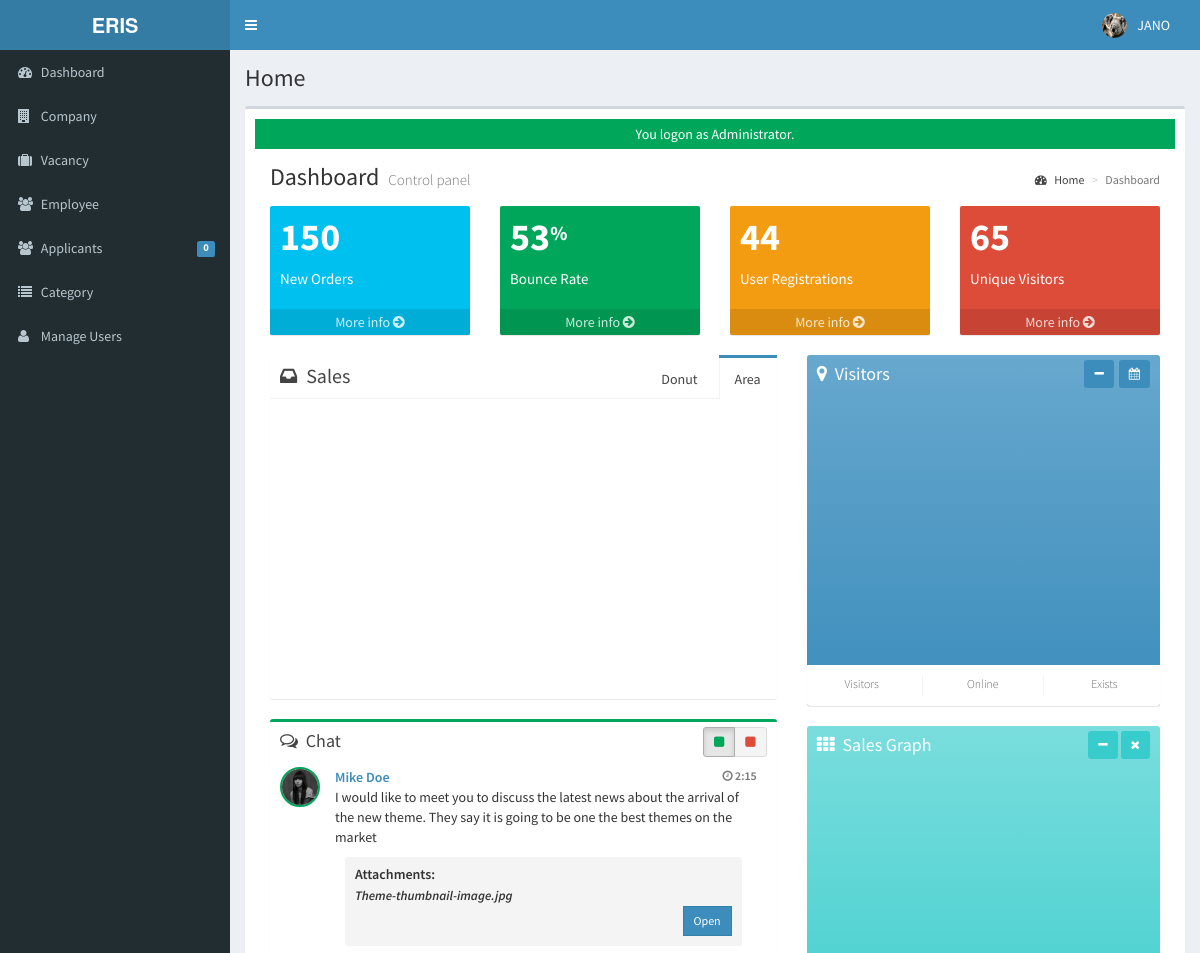
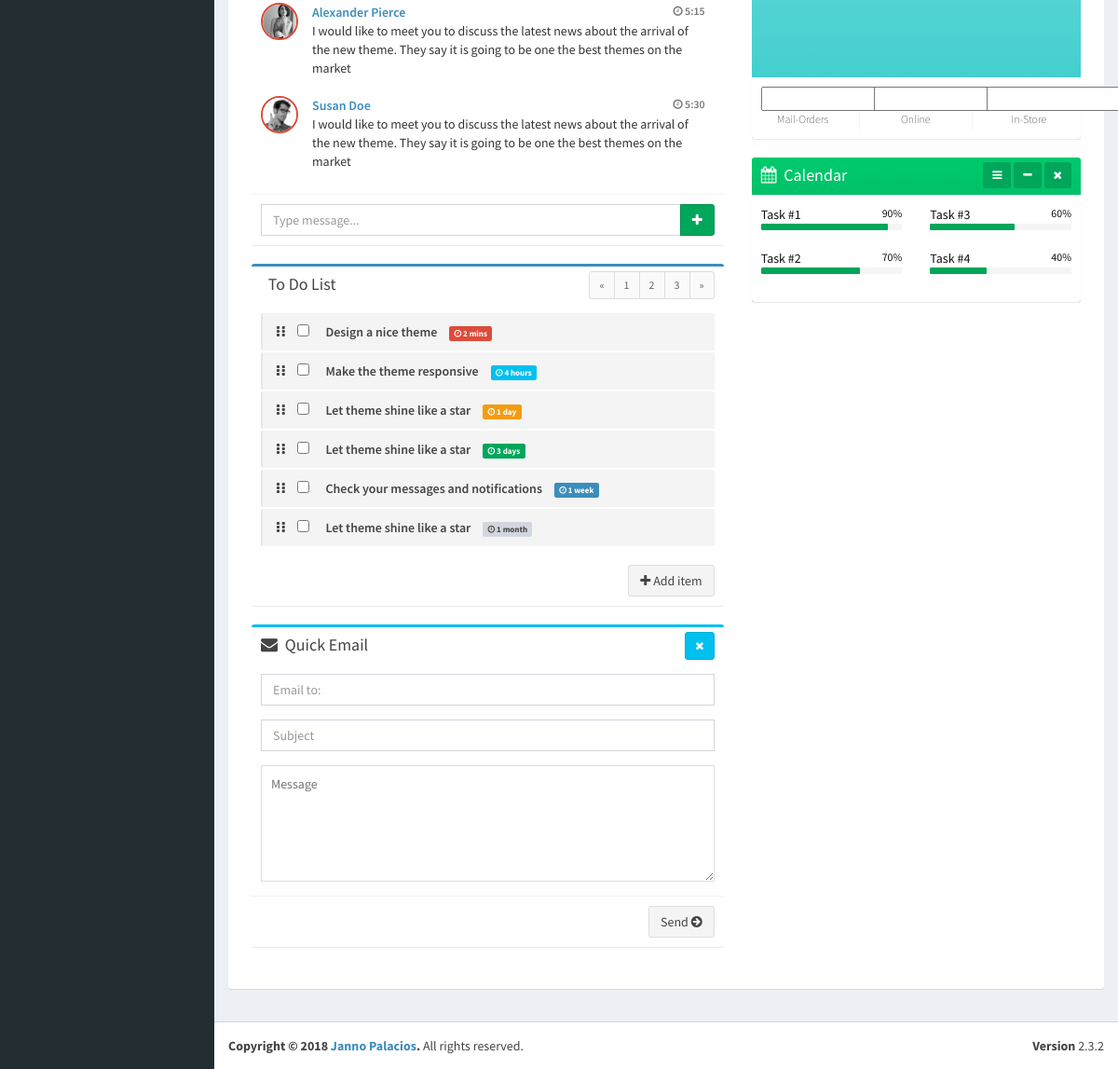
Page /admin/index.php (signed in) on the committed database (2 pictures, top to bottom).
### tables this page shows
CREATE TABLE IF NOT EXISTS `tblusers` (
  `USERID` varchar(30) NOT NULL,
  `FULLNAME` varchar(40) NOT NULL,
  `USERNAME` varchar(90) NOT NULL,
  `PASS` varchar(90) NOT NULL,
  `ROLE` varchar(30) NOT NULL,
  `PICLOCATION` varchar(255) NOT NULL,
  PRIMARY KEY (`USERID`)
);

### admin/index.php (called while the page is built, shortened)
<?php
require_once("../include/initialize.php");
$view = (isset($_GET['page']) && $_GET['page'] != '') ? $_GET['page'] : '';
switch ($view) {
  default :
      $title="Home";
}
require_once("theme/templates.php");
?>

### include/database.php (called while the page is built, shortened)
<?php
class Database {
	var $sql_string = '';
	private $conn;
	public function open_connection() {
		$this->conn = mysqli_connect(server,user,pass);
		if(!$this->conn){
			echo "Problem in database connection! Contact administrator!";
			exit();
		}else{
			$db_select = mysqli_select_db($this->conn,database_name);
		}
	}
	function setQuery($sql='') {
		$this->sql_string=$sql;
	}
	function executeQuery() {
		$result = mysqli_query($this->conn,$this->sql_string);
		return $result;
	}
	private function confirm_query($result) {
		return $result;
	}
	function loadSingleResult() {
		$cur = $this->executeQuery();
		while ($row = mysqli_fetch_object($cur)) {
		return $data = $row;
		}
	}
}
$mydb = new Database();
?>

### include/accounts.php (called while the page is built, shortened)
<?php
require_once(LIB_PATH.DS.'database.php');
class User {
	protected static  $tblname = "tblusers";
	function single_user($id=""){
			global $mydb;
			$mydb->setQuery("SELECT * FROM ".self::$tblname."
				Where USERID= '{$id}' LIMIT 1");
			$cur = $mydb->loadSingleResult();
			return $cur;
	}
}
?>

### include/function.php (called while the page is built, shortened)
<?php
function currentpage(){
		$this_page = $_SERVER['SCRIPT_NAME'];
	    $bits = explode('/',$this_page);
		 return $bits[3];
	}
		?>

### admin/theme/templates.php (the view, shortened to what this page needs)
<!DOCTYPE html>
<html>
    <head>
        <link rel="stylesheet" href="<?php echo web_root;?>bootstrap/css/bootstrap.min.css">
        <link rel="stylesheet" href="<?php echo web_root;?>plugins/font-awesome/css/font-awesome.min.css">
        <link rel="stylesheet" href="<?php echo web_root;?>dist/css/AdminLTE.min.css">
        <link rel="stylesheet" href="<?php echo web_root;?>dist/css/skins/_all-skins.min.css">
        <link rel="stylesheet" href="<?php echo web_root;?>plugins/iCheck/flat/blue.css">
        <link rel="stylesheet" href="<?php echo web_root;?>plugins/morris/morris.css">
        <link rel="stylesheet" href="<?php echo web_root;?>plugins/jvectormap/jquery-jvectormap-1.2.2.css">
        <link href="<?php echo web_root; ?>plugins/datepicker/bootstrap-datetimepicker.min.css" rel="stylesheet" media="screen">
        <link rel="stylesheet" href="<?php echo web_root;?>plugins/dataTables/jquery.dataTables.min.css">
        <link rel="stylesheet" href="<?php echo web_root;?>plugins/bootstrap-wysihtml5/bootstrap3-wysihtml5.min.css">
    </head>
 <body class="hold-transition skin-blue fixed sidebar-mini">
<div class="wrapper">
  <header class="main-header">
    <a href="<?php echo web_root;?>/admin/" class="logo">
      <span class="logo-lg"><b>ERIS</b></span>
    </a>
    <nav class="navbar navbar-static-top" role="navigation">
      <a href="#" class="sidebar-toggle" data-toggle="offcanvas" role="button">
      </a>
      <div class="navbar-custom-menu">
        <ul class="nav navbar-nav">
          <?php
              $user = New User();
              $singleuser = $user->single_user($_SESSION['ADMIN_USERID']);
          ?>
          <li class="dropdown user user-menu" style="padding-right: 15px;"  >
            <a href="#" class="dropdown-toggle" data-toggle="dropdown">
              <img src="<?php echo web_root.'admin/user/'. $singleuser->PICLOCATION;?>" class="user-image" alt="User Image">
              <span class="hidden-xs"><?php echo $singleuser->FULLNAME; ?></span>
            </a>
          </li>
        </ul>
      </div>
    </nav>
  </header>
  <aside class="main-sidebar">
    <section class="sidebar">
      <ul class="sidebar-menu">
        <li  class="<?php echo (currentpage() == 'index.php') ? "active" : false;?>" >
          <a href="<?php echo web_root ;?>admin/">
            <i class="fa fa-dashboard"></i> <span>Dashboard</span>
          </a>
        </li>
        <li class="<?php echo (currentpage() == 'company') ? "active" : false;?>" >
          <a href="<?php echo web_root ;?>admin/company/">
            <i class="fa fa-building"></i> <span>Company</span>
          </a>
        </li>
        <li class="<?php echo (currentpage() == 'vacancy') ? "active" : false;?>" >
          <a href="<?php echo web_root ;?>admin/vacancy/">
            <i class="fa fa-suitcase"></i> <span>Vacancy</span>
          </a>
        </li>
        <li class="<?php echo (currentpage() == 'employee') ? "active" : false;?>" >
          <a href="<?php echo web_root ;?>admin/employee/">
            <i class="fa fa-users"></i> <span>Employee</span>
          </a>
        </li>
        <li class="<?php echo (currentpage() == 'applicants') ? "active" : false;?>" >
          <a href="<?php echo web_root ;?>admin/applicants/">
            <i class="fa fa-users"></i> <span>Applicants</span>
            <span class="label label-primary pull-right">
              <?php
                $sql = "SELECT count(*) as 'APPL' FROM `tbljobregistration` WHERE `PENDINGAPPLICATION`=1";
                $mydb->setQuery($sql);
                $pending = $mydb->loadSingleResult();
                echo $pending->APPL;
              ?>
            </span>
          </a>
        </li>
        <li class="<?php echo (currentpage() == 'category') ? "active" : false;?>" >
          <a href="<?php echo web_root ;?>admin/category/">
            <i class="fa fa-list"></i> <span>Category</span>
          </a>
        </li>
         <li class="<?php echo (currentpage() == 'user') ? "active" : false;?>">
          <a href="<?php echo web_root; ?>admin/user/">
            <i class="fa fa-user"></i> <span>Manage Users</span> </a>
        </li>
      </ul>
    </section>
  </aside>
  <div class="content-wrapper">
  <section class="content-header">
      <h1>
        <?php echo isset($title) ? $title : ''; ?>
      </h1>
      <ol class="breadcrumb">
      </ol>
    </section>
         <section class="content">
          <div class="row">
            <div class="col-xs-12">
              <div class="box">
                <div class="box-body">
             </div>
             </div>
           </div>
         </div>
         </section>
 </div>
  <footer class="main-footer">
    <div class="pull-right hidden-xs">
      <b>Version</b> 2.3.2
    </div>
    <strong>Copyright &copy; 2018 <a href="#">Janno Palacios</a>.</strong> All rights
    reserved.
  </footer>
    </body>
</html>

### rows in the picture
tblusers: PICLOCATION (picture), FULLNAME "JANO"

### other values in the picture
$pending->APPL "0"
$title "Home"
$_SESSION['message'] "You logon as Administrator."
